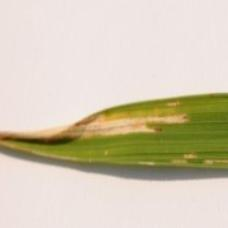
#> input picture TaskNotebooks/Datasets/crops_trainAugmented/Bacterial_leaf_blight/0.2DSC_0384.JPG, 228 x 228 px; its folder holds only this picture in this run
$ jupyter execute --allow-errors 06.CropDiseasePrediction.ipynb
#> lines starting #> are read from the running program, lines starting #| are printed output that depends on the picture
<h1>Table of Contents<span class="tocSkip"></span></h1>
<div class="toc"><ul class="toc-item"><li><span><a href="#library-import" data-toc-modified-id="library-import-1"><span class="toc-item-num">1&nbsp;&nbsp;</span>library import</a></span></li><li><span><a href="#Image-Processing" data-toc-modified-id="Image-Processing-2"><span class="toc-item-num">2&nbsp;&nbsp;</span>Image Processing</a></span></li><li><span><a href="#working-with-train-data" data-toc-modified-id="working-with-train-data-3"><span class="toc-item-num">3&nbsp;&nbsp;</span>working with train data</a></span></li><li><span><a href="#Feature-Extraction-/-Dimensionality-Reduction" data-toc-modified-id="Feature-Extraction-/-Dimensionality-Reduction-4"><span class="toc-item-num">4&nbsp;&nbsp;</span>Feature Extraction / Dimensionality Reduction</a></span></li><li><span><a href="#simple-model" data-toc-modified-id="simple-model-5"><span class="toc-item-num">5&nbsp;&nbsp;</span>simple model</a></span><ul class="toc-item"><li><span><a href="#MLP" data-toc-modified-id="MLP-5.1"><span class="toc-item-num">5.1&nbsp;&nbsp;</span>MLP</a></span></li><li><span><a href="#SVC" data-toc-modified-id="SVC-5.2"><span class="toc-item-num">5.2&nbsp;&nbsp;</span>SVC</a></span></li></ul></li><li><span><a href="#Hyper-parameter-tuning-and-cross-validation-using-train-data" data-toc-modified-id="Hyper-parameter-tuning-and-cross-validation-using-train-data-6"><span class="toc-item-num">6&nbsp;&nbsp;</span>Hyper-parameter tuning and cross validation using train data</a></span></li><li><span><a href="#Full-process-on-train-data-using-Pipeline" data-toc-modified-id="Full-process-on-train-data-using-Pipeline-7"><span class="toc-item-num">7&nbsp;&nbsp;</span>Full process on train data using Pipeline</a></span></li><li><span><a href="#model-evaluation-using-test-data" data-toc-modified-id="model-evaluation-using-test-data-8"><span class="toc-item-num">8&nbsp;&nbsp;</span>model evaluation using test data</a></span></li><li><span><a href="#saving-model-and-loading-model" data-toc-modified-id="saving-model-and-loading-model-9"><span class="toc-item-num">9&nbsp;&nbsp;</span>saving model and loading model</a></span><ul class="toc-item"><li><span><a href="#saving-model" data-toc-modified-id="saving-model-9.1"><span class="toc-item-num">9.1&nbsp;&nbsp;</span>saving model</a></span></li><li><span><a href="#loading-model" data-toc-modified-id="loading-model-9.2"><span class="toc-item-num">9.2&nbsp;&nbsp;</span>loading model</a></span></li></ul></li></ul></div>

# library import

[cell 1]
import numpy as np
import pandas as pd
import seaborn as sns
import matplotlib.pyplot as plt

[cell 2]
import os
from skimage import io

```
from google.colab import drive
drive.mount('/content/drive')

import os
os.getcwd()
os.chdir('./drive/MyDrive/CropDisease')
os.listdir()
```

# Image Processing

#> (a cell that did not finish here is left out)

#> (a cell that did not finish here is left out)

#> (a cell that did not finish here is left out)

#> (a cell that did not finish here is left out)

[cell 7]
from skimage import transform
#> (the rest of this cell did not finish here and is left out)

#> (a cell that did not finish here is left out)

[cell 9]
class PreProcessor:
    def __init__(self)->None:
        pass

    def process_and_normalize(self, path: str):
        image = io.imread(path)
        resized_img = transform.resize(image, output_shape=(64,64))
        return resized_img.flatten()

don't need to normalize image dividing by 255 as transform.resize normalizes image

[cell 10]
preprocessor = PreProcessor()
#> (the rest of this cell did not finish here and is left out)

#> (a cell that did not finish here is left out)

[cell 12]
os.listdir('Datasets/crops_trainAugmented')

[cell 13]
folders = ['Bacterial_leaf_blight', 'Brown_spot', 'Leaf_smut']
a = folders.index('Leaf_smut')
a

[cell 14]
preprocessor = PreProcessor()
images = []
labels = []
for disease in os.listdir('Datasets/crops_trainAugmented'):
    folder = f'Datasets/crops_trainAugmented/{disease}'
    for file in os.listdir(folder):
        from_path = folder+'/'+file
        vector = preprocessor.process_and_normalize(from_path)
#> in process_and_normalize, image is the input picture: shape (228, 228, 3); mean R, G, B 210.5, 201.2, 178.6
#> in process_and_normalize (call 2), `resized_img = transform.resize(image, output_shape=(64,64))`:
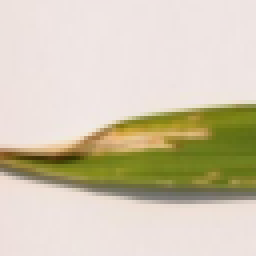
#> resized_img: shape (64, 64, 3) float64 (shown 4 times larger); mean R, G, B 0.826, 0.789, 0.7
#> vector = 12288 values, max 0.963 at index 6585, min 0.00545 at index 7544, mean 0.772
        images.append(vector)
        labels.append(folders.index(disease))
#> pass 2 of the loop `for disease in os.listdir('Datasets/crops_trainAugmented'):`:
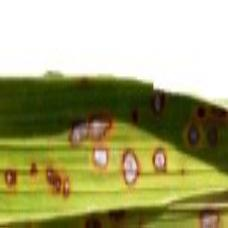
#> input picture TaskNotebooks/Datasets/crops_trainAugmented/Brown_spot/0.2DSC_0104.jpg, 228 x 228 px
#> in process_and_normalize, image is the input picture: shape (228, 228, 3); mean R, G, B 168.4, 166.9, 117.8
#> in process_and_normalize (call 3), `resized_img = transform.resize(image, output_shape=(64,64))`:
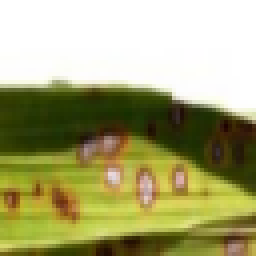
#> resized_img: shape (64, 64, 3) float64 (shown 4 times larger); mean R, G, B 0.66, 0.655, 0.462
#> vector = 12288 values, max 1 at index 0, min 2.35e-05 at index 5771, mean 0.592

[cell 15]
len(labels)

[cell 16]
len(images)
#> Out = 2

[cell 17]
images

[cell 18]
images[0].shape
#> Out = (12288,)

[cell 19]
# each image converted to 1d array with 12288 feature
64*64*3

[cell 20]
print(type(images))
#| <class 'list'>
print(type(labels))

[cell 21]
images_vector = np.array(images)
labels  = np.array(labels)

[cell 22]
images_vector.shape
#> Out = (2, 12288)

[cell 23]
labels

[cell 24]
print(np.unique(labels))

[cell 25]
print(type(images_vector))
#| <class 'numpy.ndarray'>
print(type(labels))

[cell 26]
df = pd.DataFrame(images_vector)
#> df = table of 2 rows and 12288 columns
df['label'] = labels
df
#> Out = table of 2 rows and 12289 columns

[cell 27]
df.info()
#| <class 'pandas.core.frame.DataFrame'>
#| RangeIndex: 2 entries, 0 to 1
#| Columns: 12289 entries, 0 to label
#| dtypes: float64(12288), int64(1)
#| memory usage: 192.1 KB

[cell 28]
# takes too much memory space
#df.to_csv('Datasets/CropDisease_processed_traindata.csv')

# working with train data

[cell 29]
df.shape
#> Out = (2, 12289)

[cell 30]
train_images = df.drop(columns=['label']).values
train_label = df.label

[cell 31]
train_images.shape
#> Out = (2, 12288)

[cell 32]
train_images.max()
#> Out = 1

[cell 33]
print(type(train_images))
#| <class 'numpy.ndarray'>
print(type(train_label))
#| <class 'pandas.core.series.Series'>

[cell 34]
from sklearn.model_selection import train_test_split
xtrain, xtest,  ytrain, ytest = train_test_split(train_images, train_label, test_size=0.2, random_state=33)

[cell 35]
print(xtrain.shape)
#| (1, 12288)
print(xtest.shape)
#| (1, 12288)

# Feature Extraction / Dimensionality Reduction

[cell 36]
# Feature Extraction/Dimensionality Reduction using HOG(Histogram of Oriented Gradients)
from skimage import feature

transform = lambda image: feature.hog(image.reshape(64,64,3), channel_axis=-1)
xtrain = np.array(list(map(transform , xtrain)))
xtest = np.array(list(map(transform , xtest)))

[cell 37]
print(xtrain.shape)
#| (1, 2916)
print(xtest.shape)
#| (1, 2916)

#> (a cell that did not finish here is left out)

# simple model

## MLP

[cell 39]
from sklearn.neural_network import MLPClassifier

nn = MLPClassifier(
    hidden_layer_sizes=(32, 64, 128),
    max_iter=4000,
    alpha=0.001,
    random_state=33,
    verbose=1)

[cell 40]
nn.fit(xtrain, ytrain)
#> (printed output is left out)

[cell 41]
ypred_on_train = nn.predict(xtrain)
#> ypred_on_train = [0]
ypred_on_test = nn.predict(xtest)
#> ypred_on_test = [0]

[cell 42]
from sklearn.metrics import classification_report
report_train = classification_report(y_true=ytrain , y_pred=ypred_on_train)
report_test = classification_report(y_true=ytest , y_pred=ypred_on_test)

[cell 43]
print(report_train)

[cell 44]
print(report_test)

## SVC

[cell 45]
from sklearn.svm import SVC

svc = SVC()
#> (the rest of this cell did not finish here and is left out)

#> (a cell that did not finish here is left out)

[cell 47]
from sklearn.metrics import classification_report
report_train = classification_report(y_true=ytrain , y_pred=ypred_on_train)
report_test = classification_report(y_true=ytest , y_pred=ypred_on_test)

[cell 48]
print(report_train)

[cell 49]
print(report_test)

# Hyper-parameter tuning and cross validation using train data

[cell 50]
from sklearn.model_selection import RandomizedSearchCV

grid = RandomizedSearchCV(
    nn,
    param_distributions={
        'hidden_layer_sizes': [(32, 64, 128),(32, 64, 64, 128)],
        'activation': ['identity','logistic','tanh','relu'],
        'solver' : ['lbfgs', 'sgd', 'adam'],
        'learning_rate' : ['constant', 'invscaling', 'adaptive']
        }, cv=10, scoring='accuracy', n_jobs=6, verbose=1, random_state=33)

[cell 51]
feature_vector = np.array(list(map(transform, train_images)))
feature_vector.shape
#> Out = (2, 2916)
